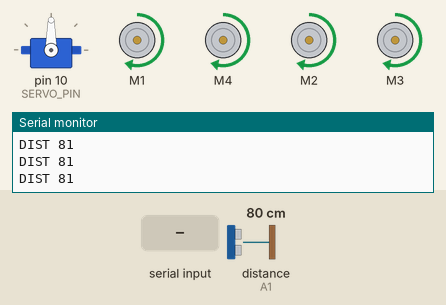
Recording of a sketch running on a simulated Arduino Uno, built with avr-gcc and run on an emulated ATmega328P. Shown: servo, 4 × DC motor (green arrow = forward, orange = backward, longer = faster), the last lines printed to the serial monitor. The test bench sets the inputs (shaded band); at power-on: distance to the obstacle (sensor on A1) 80 cm. The echo pulse lasts 58.3 µs per cm.

Above: at 3.2 s.
3.3 s: distance to the obstacle (sensor on A1) set to 61 cm
4.8 s: distance to the obstacle (sensor on A1) set to 54 cm
At 5.8 s:
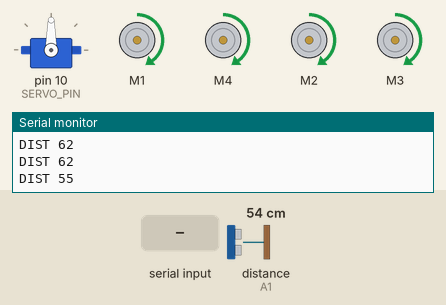
6.3 s: distance to the obstacle (sensor on A1) set to 31 cm
7.8 s: distance to the obstacle (sensor on A1) set to 26 cm
At 10.5 s:
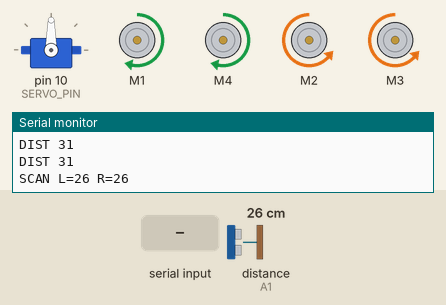
13.8 s: "m" received over Serial
At 16.2 s:
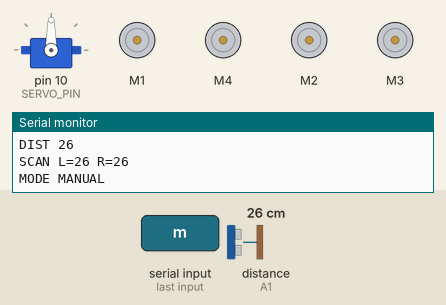
Timing chart, 0 to 17.6 s (numbered marks = the images above; inputs shaded):
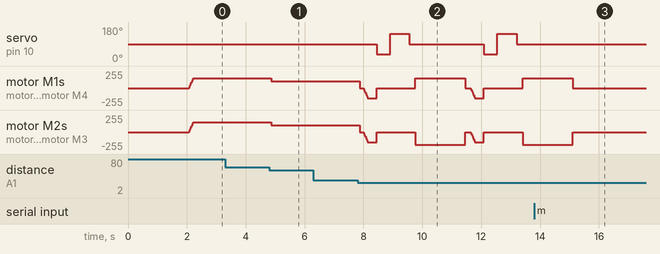

The sketch:

obstacle_car_v2.ino
```cpp
// Obstacle-avoiding car v2
// Board: Arduino Uno R3 + Adafruit Motor Shield v1 (L293D), 4 DC motors, SG90 servo, HC-SR04
// Libraries: "Adafruit Motor Shield library" (AFMotor, v1), "NewPing", Servo (built-in)
//
// What changed vs v1:
//  - No more stutter: v1 ramped speed 0->150 on EVERY loop pass. Now it only ramps from a stop.
//  - "No echo" (0 cm) is treated as open road, not as a wall. v1 stopped and scanned in open spaces.
//  - Median-of-3 sensor reads to kill noise spikes.
//  - Reads the sensor continuously instead of driving blind for ~600 ms per loop.
//  - Slows down when something is near, backs up before turning, turns around when boxed in.
//  - Serial control (9600 baud) -> ready for a WiFi bridge later. Type in Serial Monitor:
//      a = auto mode   m = manual mode   f = forward   b = back   l = left   r = right   s = stop
//    Manual mode still stops on its own if you drive at a wall.

#include <AFMotor.h>
#include <Servo.h>
#include <NewPing.h>

// ---------- Pins / hardware ----------
#define TRIG_PIN      A0
#define ECHO_PIN      A1
#define SERVO_PIN     10      // SERVO_1 header on the shield
#define MAX_DISTANCE  300     // cm

// ---------- Tuning ----------
#define CRUISE_SPEED  150     // 0-255
#define SLOW_SPEED    100     // used when an object is getting close
#define TURN_BOOST    40      // extra power on the reversing side during a spin
#define COLL_DIST     30      // cm: stop and pick a new direction
#define SLOW_DIST     60      // cm: slow down
#define BACKUP_MS     300     // reverse this long before scanning
#define TURN_MS       1500    // spin time for a left/right turn (tune on your floor)
#define TURNAROUND_MS 1700    // spin time when boxed in
#define MANUAL_TURN_MS 350    // spin time per l/r command in manual mode

#define LOOK_RIGHT    36
#define LOOK_CENTER   90
#define LOOK_LEFT     144

NewPing sonar(TRIG_PIN, ECHO_PIN, MAX_DISTANCE);
// Motor terminals on this car (checked with motor_test): M1 = left rear, M2 = right rear,
// M3 = right front, M4 = left front. So LEFT side = M1 + M4, RIGHT side = M2 + M3.
AF_DCMotor leftMotor1(1, MOTOR12_1KHZ);    // M1 left rear
AF_DCMotor leftMotor2(4, MOTOR34_1KHZ);    // M4 left front
AF_DCMotor rightMotor1(2, MOTOR12_1KHZ);   // M2 right rear
AF_DCMotor rightMotor2(3, MOTOR34_1KHZ);   // M3 right front
Servo eyes;

enum Motion { STOPPED, FWD, BACK, SPIN };
Motion motion = STOPPED;
uint8_t currentSpeed = 0;
bool autoMode = true;
unsigned long lastReport = 0;

// ---------- Low-level motor helpers ----------
void drive(uint8_t lDir, uint8_t lSpd, uint8_t rDir, uint8_t rSpd) {
  leftMotor1.run(lDir);  leftMotor2.run(lDir);
  rightMotor1.run(rDir); rightMotor2.run(rDir);
  leftMotor1.setSpeed(lSpd);  leftMotor2.setSpeed(lSpd);
  rightMotor1.setSpeed(rSpd); rightMotor2.setSpeed(rSpd);
}

void moveStop() {
  drive(RELEASE, 0, RELEASE, 0);
  motion = STOPPED;
  currentSpeed = 0;
}

// Ramp up only when starting from a stop (protects batteries); otherwise just adjust speed.
void moveForward(uint8_t spd) {
  if (motion != FWD) {
    for (int s = 0; s <= spd; s += 5) { drive(FORWARD, s, FORWARD, s); delay(5); }
  }
  drive(FORWARD, spd, FORWARD, spd);
  motion = FWD;
  currentSpeed = spd;
}

void moveBackward(uint8_t spd) {
  if (motion != BACK) {
    for (int s = 0; s <= spd; s += 5) { drive(BACKWARD, s, BACKWARD, s); delay(5); }
  }
  drive(BACKWARD, spd, BACKWARD, spd);
  motion = BACK;
  currentSpeed = spd;
}

void spin(bool left, unsigned int ms) {
  if (left) drive(BACKWARD, CRUISE_SPEED + TURN_BOOST, FORWARD, CRUISE_SPEED);
  else      drive(FORWARD, CRUISE_SPEED, BACKWARD, CRUISE_SPEED + TURN_BOOST);
  motion = SPIN;
  delay(ms);
  moveStop();
}

// ---------- Sensor ----------
int readDistance() {
  unsigned int uS = sonar.ping_median(3);   // 3 pings, returns median echo time
  if (uS == 0) return MAX_DISTANCE;         // no echo = nothing in range = open road
  return uS / US_ROUNDTRIP_CM;
}

int lookAt(int angle, int settleMs) {
  eyes.write(angle);
  delay(settleMs);
  return readDistance();
}

// ---------- Behaviors ----------
void avoidObstacle() {
  moveStop();
  delay(100);
  moveBackward(CRUISE_SPEED);
  delay(BACKUP_MS);
  moveStop();

  int rightDist = lookAt(LOOK_RIGHT, 400);
  int leftDist  = lookAt(LOOK_LEFT, 600);   // longer sweep (right -> left)
  eyes.write(LOOK_CENTER);
  delay(200);

  Serial.print(F("SCAN L=")); Serial.print(leftDist);
  Serial.print(F(" R=")); Serial.println(rightDist);

  if (leftDist < COLL_DIST && rightDist < COLL_DIST) spin(false, TURNAROUND_MS); // boxed in
  else if (leftDist >= rightDist)                     spin(true, TURN_MS);
  else                                                spin(false, TURN_MS);
}

void autoStep() {
  int d = readDistance();

  if (millis() - lastReport > 500) {          // status line twice a second
    Serial.print(F("DIST ")); Serial.println(d);
    lastReport = millis();
  }

  if (d < COLL_DIST)      avoidObstacle();
  else if (d < SLOW_DIST) moveForward(SLOW_SPEED);
  else                    moveForward(CRUISE_SPEED);
}

void manualStep() {
  // Safety: even in manual, don't drive into a wall.
  if (motion == FWD && readDistance() < COLL_DIST) {
    moveStop();
    Serial.println(F("BLOCKED"));
  }
  delay(10);
}

void handleSerial() {
  while (Serial.available()) {
    char c = tolower(Serial.read());
    switch (c) {
      case 'a': autoMode = true;  Serial.println(F("MODE AUTO"));   break;
      case 'm': autoMode = false; moveStop(); Serial.println(F("MODE MANUAL")); break;
      case 's': moveStop(); autoMode = false; Serial.println(F("STOP")); break;
      case 'f': if (!autoMode) moveForward(CRUISE_SPEED);  break;
      case 'b': if (!autoMode) moveBackward(CRUISE_SPEED); break;
      case 'l': if (!autoMode) spin(true,  MANUAL_TURN_MS); break;
      case 'r': if (!autoMode) spin(false, MANUAL_TURN_MS); break;
      default: break;   // ignore newlines etc.
    }
  }
}

// ---------- Arduino entry points ----------
void setup() {
  Serial.begin(9600);
  eyes.attach(SERVO_PIN);
  eyes.write(LOOK_CENTER);
  moveStop();
  Serial.println(F("Car v2 ready. a=auto m=manual f/b/l/r/s"));
  delay(2000);   // time to set it on the floor
}

void loop() {
  handleSerial();
  if (autoMode) autoStep();
  else          manualStep();
}
```

Measured:
- the behaviour switches between 59 and 58 cm on distance to the obstacle (sensor on A1) (found by bisection; images 0 and 1)
- the behaviour switches between 30 and 29 cm on distance to the obstacle (sensor on A1) (found by bisection; images 1 and 2)
- after the input at 4.8 s, motor M1, motor M4, motor M2, motor M3: forward 150/255 → forward 100/255 after 0.07 s
- after the input at 7.8 s, servo on pin 10 (SERVO_PIN): 90° → 36° after 0.64 s, → 144° 0.46 s later, → 90° 0.66 s later, → 36° 2.5 s later, … (6 changes in this stretch)
- after the input at 13.8 s, servo on pin 10 (SERVO_PIN): stays 90° (without the input it goes to 36° after 1.9 s); motor M1, motor M4, motor M2, motor M3: goes on until 15.1 s, then stays stopped
